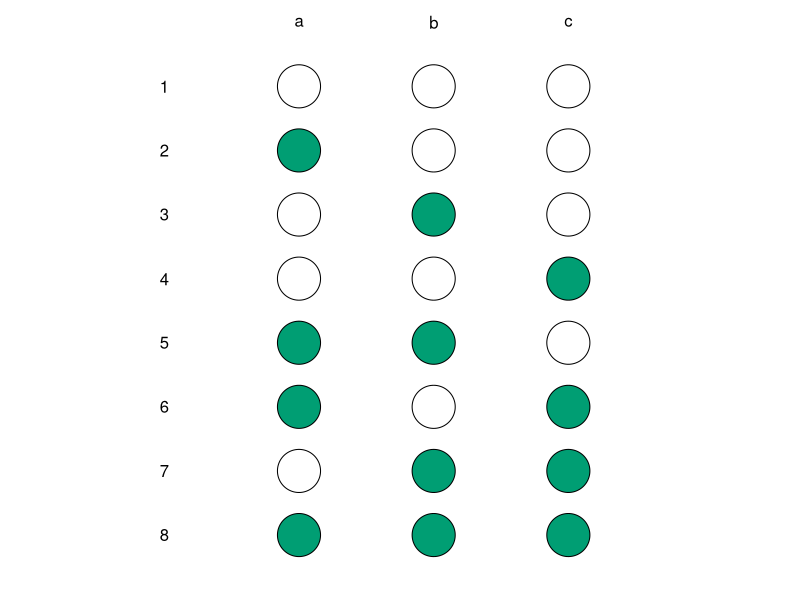
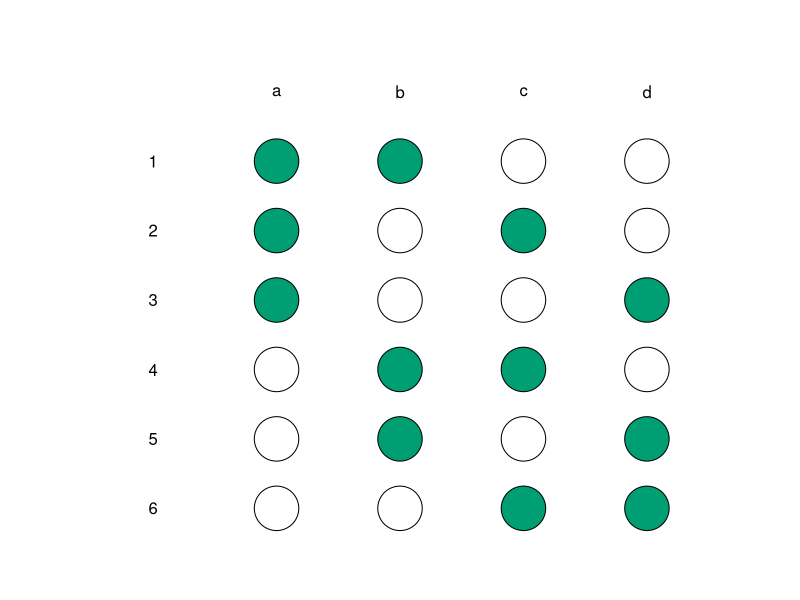
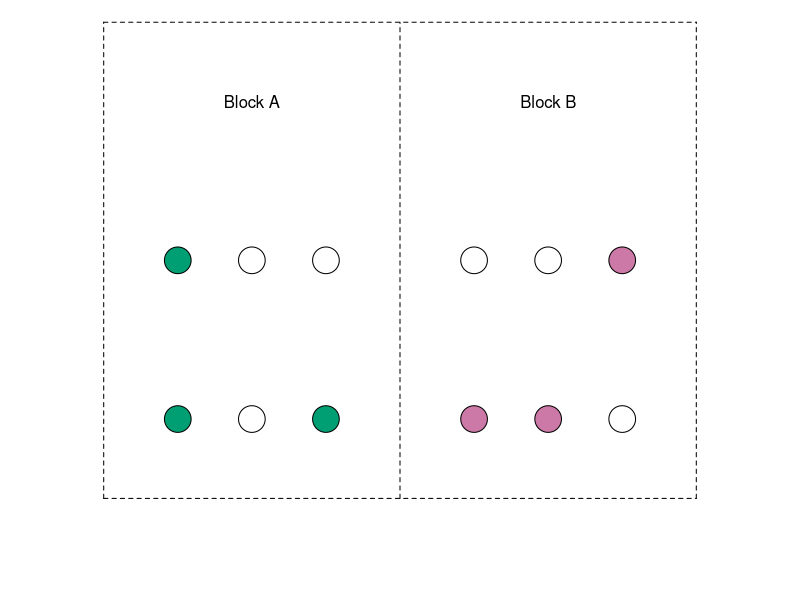
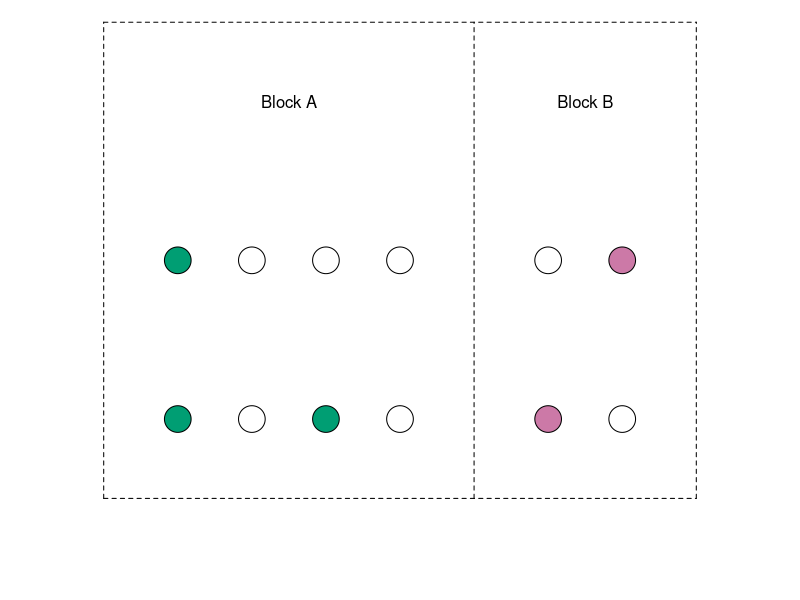
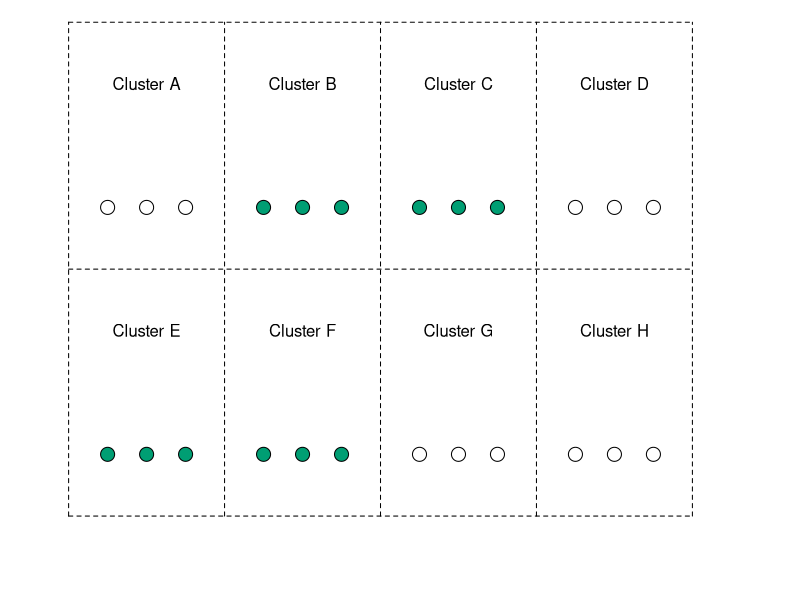
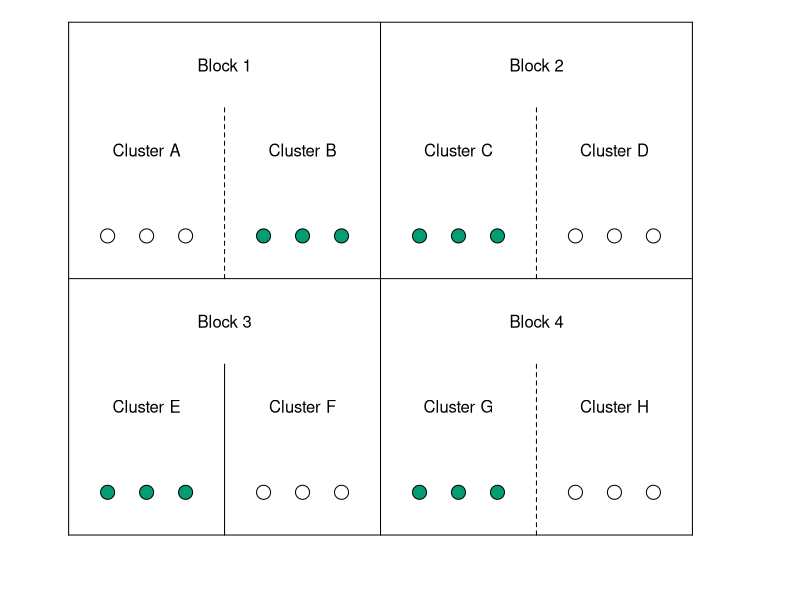
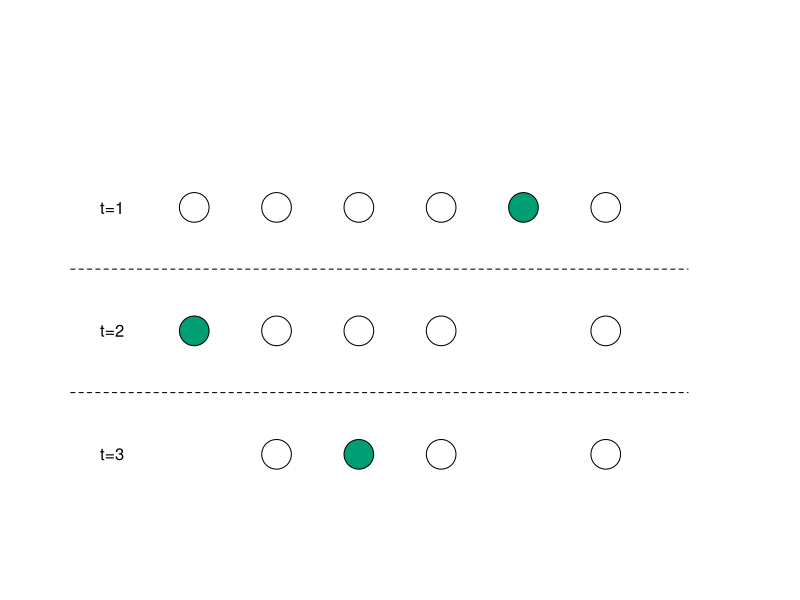

The R source for these figures, in order:
## randomization_figs.R
##
## Nahomi Ichino, April 2023, for EGAP Learning Days
## for lecture slides on randomization 

library(plotrix)


## simple randomization
png(file="simple_randomization.png", width=960, height=760, pointsize=36)
par(mar=c(0,0,0,0))
s=.5
r=.08
plot(c(-1,3.5*s), c(24,-2), type="n", main="", xlab="", ylab="", axes=FALSE)

draw.circle(0,0,r, col="#009E73")
draw.circle(s,0,r, col="#009E73")
draw.circle(2*s,0,r, col="#009E73")

draw.circle(0,3,r)
draw.circle(s,3,r, col="#009E73")
draw.circle(2*s,3,r, col="#009E73")

draw.circle(0,6,r, col="#009E73")
draw.circle(s,6,r)
draw.circle(2*s,6,r, col="#009E73")

draw.circle(0,9,r, col="#009E73")
draw.circle(s,9,r, col="#009E73")
draw.circle(2*s,9,r)

draw.circle(0,12,r)
draw.circle(s,12,r)
draw.circle(2*s,12,r, col="#009E73")

draw.circle(0,15,r)
draw.circle(s,15,r, col="#009E73")
draw.circle(2*s,15,r)

draw.circle(0,18,r, col="#009E73")
draw.circle(s,18,r)
draw.circle(2*s,18,r)

draw.circle(0,21,r)
draw.circle(s,21,r)
draw.circle(2*s,21,r)

text(0,24, "a")
text(s,24, "b")
text(2*s,24, "c")

text(-s, 21, "1")
text(-s, 18, "2")
text(-s, 15, "3")
text(-s, 12, "4")
text(-s, 9, "5")
text(-s, 6, "6")
text(-s, 3, "7")
text(-s, 0, "8")

dev.off()



## complete randomization
png(file="complete_randomization.png", width=960, height=960, pointsize=36)
par(mar=c(0,0,0,0))

x=.5
r=.09
l=1
plot(c(-1,2), c(8,0), type="n", main="", xlab="", ylab="", axes=FALSE)
# plot(c(-1,4), c(20,-2), type="n", main="", xlab="", ylab="", axes=FALSE)

# draw.circle(0,0,r)
# draw.circle(x,0,r)
# draw.circle(2*x,0,r)
# draw.circle(3*x,0,r)

draw.circle(0,l,r)
draw.circle(x,l,r)
draw.circle(2*x,l,r, col="#009E73")
draw.circle(3*x,l,r, col="#009E73")

draw.circle(0,l*2,r)
draw.circle(x,l*2,r, col="#009E73")
draw.circle(2*x,l*2,r)
draw.circle(3*x,l*2,r, col="#009E73")

draw.circle(0,l*3,r)
draw.circle(x,l*3,r, col="#009E73")
draw.circle(2*x,l*3,r, col="#009E73")
draw.circle(3*x,l*3,r)

draw.circle(0,l*4,r, col="#009E73")
draw.circle(x,l*4,r)
draw.circle(2*x,l*4,r)
draw.circle(3*x,l*4,r, col="#009E73")

draw.circle(0,l*5,r, col="#009E73")
draw.circle(x,l*5,r)
draw.circle(2*x,l*5,r, col="#009E73")
draw.circle(3*x,l*5,r)

draw.circle(0,l*6,r, col="#009E73")
draw.circle(x,l*6,r, col="#009E73")
draw.circle(2*x,l*6,r)
draw.circle(3*x,l*6,r)

text(0, 7, "a")
text(x, 7, "b")
text(x*2, 7, "c")
text(x*3, 7, "d")

text(-x, 6, "1")
text(-x, 5, "2")
text(-x, 4, "3")
text(-x, 3, "4")
text(-x, 2, "5")
text(-x, 1, "6")

dev.off()

## block randomization
png(file="block_randomization.png", width=960, height=300, pointsize=36)
par(mar=c(0,0,0,0))

x=.5
r=.09
l=1
plot(c(-1,4), c(2.5,-1), type="n", main="", xlab="", ylab="", axes=FALSE)

draw.circle(0,0,r, col="#009E73")
draw.circle(x,0,r)
draw.circle(2*x,0,r, col="#009E73")

draw.circle(0,1,r, col="#009E73")
draw.circle(x,1,r)
draw.circle(2*x,1,r)

draw.circle(4*x,0,r, col="#CC79A7")
draw.circle(5*x,0,r, col="#CC79A7")
draw.circle(6*x,0,r)
draw.circle(4*x,1,r)
draw.circle(5*x,1,r)
draw.circle(6*x,1,r, col="#CC79A7")


text(x, 2, "Block A")
text(x*5, 2, "Block B")

segments(x0=1.5, y0=-0.5, x1=1.5, y1=2.5, lty=2)
segments(x0=-0.5, y0=2.5, x1=3.5, y1=2.5, lty=2)
segments(x0=-0.5, y0=-0.5, x1=3.5, y1=-0.5, lty=2)
segments(x0=-0.5, y0=-0.5, x1=-0.5, y1=2.5, lty=2)
segments(x0=3.5, y0=-0.5, x1=3.5, y1=2.5, lty=2)


dev.off()

## block randomization with different block sizes and diff prob of T assignment
png(file="block_randomization_diff.png", width=960, height=300, pointsize=36)
par(mar=c(0,0,0,0))

x=.5
r=.09
l=1
plot(c(-1,4), c(2.5,-1), type="n", main="", xlab="", ylab="", axes=FALSE)

draw.circle(0,0,r, col="#009E73")
draw.circle(x,0,r)
draw.circle(2*x,0,r, col="#009E73")
draw.circle(3*x,0,r)

draw.circle(0,1,r, col="#009E73")
draw.circle(x,1,r)
draw.circle(2*x,1,r)
draw.circle(3*x,1,r)

draw.circle(5*x,0,r, col="#CC79A7")
draw.circle(6*x,0,r)
draw.circle(5*x,1,r)
draw.circle(6*x,1,r, col="#CC79A7")


text(x*1.5, 2, "Block A")
text(x*5.5, 2, "Block B")

segments(x0=2, y0=-0.5, x1=2, y1=2.5, lty=2)
segments(x0=-0.5, y0=2.5, x1=3.5, y1=2.5, lty=2)
segments(x0=-0.5, y0=-0.5, x1=3.5, y1=-0.5, lty=2)
segments(x0=-0.5, y0=-0.5, x1=-0.5, y1=2.5, lty=2)
segments(x0=3.5, y0=-0.5, x1=3.5, y1=2.5, lty=2)


dev.off()


## cluster randomization
png(file="cluster_randomization.png", width=960, height=960, pointsize=36)
par(mar=c(0,0,0,0))

x=.5
r=.09
l=1
plot(c(-1,15*x+1), c(3.5,-1), type="n", main="", xlab="", ylab="", axes=FALSE)

draw.circle(0,0,r, col="#009E73")
draw.circle(x,0,r, col="#009E73")
draw.circle(2*x,0,r, col="#009E73")

draw.circle(4*x,0,r, col="#009E73")
draw.circle(5*x,0,r, col="#009E73")
draw.circle(6*x,0,r, col="#009E73")

draw.circle(8*x,0,r)
draw.circle(9*x,0,r)
draw.circle(10*x,0,r)

draw.circle(12*x,0,r)
draw.circle(13*x,0,r)
draw.circle(14*x,0,r)

text(x, 1, "Cluster E")
text(x*5, 1, "Cluster F")
text(x*9, 1, "Cluster G")
text(x*13, 1, "Cluster H")

draw.circle(0,2,r)
draw.circle(x,2,r)
draw.circle(2*x,2,r)

draw.circle(4*x,2,r, col="#009E73")
draw.circle(5*x,2,r, col="#009E73")
draw.circle(6*x,2,r, col="#009E73")

draw.circle(8*x,2,r, col="#009E73")
draw.circle(9*x,2,r, col="#009E73")
draw.circle(10*x,2,r, col="#009E73")

draw.circle(12*x,2,r)
draw.circle(13*x,2,r)
draw.circle(14*x,2,r)

text(x, 3, "Cluster A")
text(x*5, 3, "Cluster B")
text(x*9, 3, "Cluster C")
text(x*13, 3, "Cluster D")


segments(x0=-1*x, y0=-0.5, x1=-1*x, y1=3.5, lty=2)
segments(x0=3*x, y0=-0.5, x1=3*x, y1=3.5, lty=2)
segments(x0=7*x, y0=-0.5, x1=7*x, y1=3.5, lty=2)
segments(x0=11*x, y0=-0.5, x1=11*x, y1=3.5, lty=2)
segments(x0=15*x, y0=-0.5, x1=15*x, y1=3.5, lty=2)

segments(x0=-1*x, y0=-0.5, x1=15*x, y1=-0.5, lty=2)
segments(x0=-1*x, y0=1.5, x1=15*x, y1=1.5, lty=2)
segments(x0=-1*x, y0=3.5, x1=15*x, y1=3.5, lty=2)



dev.off()



## block-cluster randomization
png(file="blockcluster_randomization.png", width=960, height=480, pointsize=36)
par(mar=c(0,0,0,0))

x=.5
r=.09
l=1
plot(c(-1,15*x+1), c(5.5,-1), type="n", main="", xlab="", ylab="", axes=FALSE)

draw.circle(0,0,r, col="#009E73")
draw.circle(x,0,r, col="#009E73")
draw.circle(2*x,0,r, col="#009E73")

draw.circle(4*x,0,r)
draw.circle(5*x,0,r)
draw.circle(6*x,0,r)

draw.circle(8*x,0,r, col="#009E73")
draw.circle(9*x,0,r, col="#009E73")
draw.circle(10*x,0,r, col="#009E73")

draw.circle(12*x,0,r)
draw.circle(13*x,0,r)
draw.circle(14*x,0,r)

text(x, 1, "Cluster E")
text(x*5, 1, "Cluster F")
text(x*9, 1, "Cluster G")
text(x*13, 1, "Cluster H")
text(x*3, 2, "Block 3")
text(x*11, 2, "Block 4")

draw.circle(0,3,r)
draw.circle(x,3,r)
draw.circle(2*x,3,r)

draw.circle(4*x,3,r, col="#009E73")
draw.circle(5*x,3,r, col="#009E73")
draw.circle(6*x,3,r, col="#009E73")

draw.circle(8*x,3,r, col="#009E73")
draw.circle(9*x,3,r, col="#009E73")
draw.circle(10*x,3,r, col="#009E73")

draw.circle(12*x,3,r)
draw.circle(13*x,3,r)
draw.circle(14*x,3,r)

text(x, 4, "Cluster A")
text(x*5, 4, "Cluster B")
text(x*9, 4, "Cluster C")
text(x*13, 4, "Cluster D")
text(x*3, 5, "Block 1")
text(x*11, 5, "Block 2")

segments(x0=-1*x, y0=-0.5, x1=-1*x, y1=5.5, lty=1)
segments(x0=15*x, y0=-0.5, x1=15*x, y1=5.5, lty=1)
segments(x0=-1*x, y0=-0.5, x1=15*x, y1=-0.5, lty=1)
segments(x0=-1*x, y0=2.5, x1=15*x, y1=2.5, lty=1)
segments(x0=-1*x, y0=5.5, x1=15*x, y1=5.5, lty=1)
segments(x0=7*x, y0=-0.5, x1=7*x, y1=5.5, lty=1)


segments(x0=3*x, y0=-0.5, x1=3*x, y1=1.5, lty=1)
segments(x0=3*x, y0=2.5, x1=3*x, y1=4.5, lty=2)

segments(x0=11*x, y0=-0.5, x1=11*x, y1=1.5, lty=2)
segments(x0=11*x, y0=2.5, x1=11*x, y1=4.5, lty=2)

dev.off()


## delayed access design
png(file="./Images/delayed_access.png", width=960, height=480, pointsize=36)
par(mar=c(0,0,0,0))

x=.5
r=.09
l=1
plot(c(-1,5*x+1), c(3.5,-1), type="n", main="", xlab="", ylab="", axes=FALSE)

draw.circle(x,0,r)
draw.circle(2*x,0,r, col="#009E73")
draw.circle(3*x,0,r)
draw.circle(5*x,0,r)

draw.circle(0,1,r, col="#009E73")
draw.circle(x,1,r)
draw.circle(2*x,1,r)
draw.circle(3*x,1,r)
draw.circle(5*x,1,r)

draw.circle(0,2,r)
draw.circle(x,2,r)
draw.circle(2*x,2,r)
draw.circle(3*x,2,r)
draw.circle(4*x,2,r, col="#009E73")
draw.circle(5*x,2,r)

text(-x, 2, "t=1")
text(-x, 1, "t=2")
text(-x, 0, "t=3")


segments(x0=-1.5*x, y0=1.5, x1=6*x, y1=1.5, lty=2)
segments(x0=-1.5*x, y0=0.5, x1=6*x, y1=0.5, lty=2)



dev.off()

